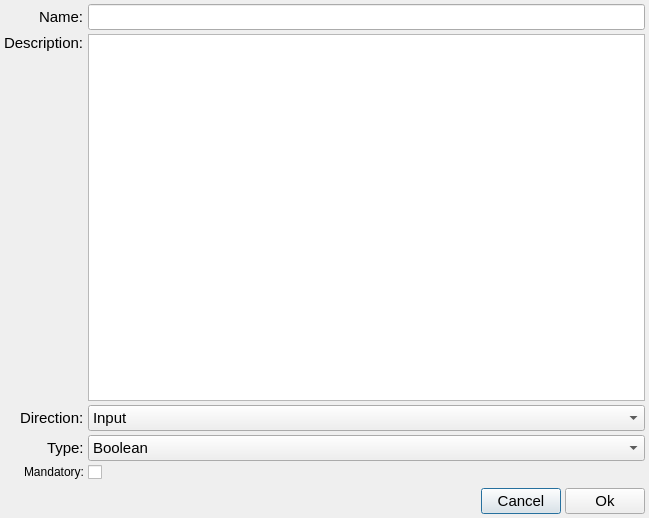
<?xml version="1.0" encoding="UTF-8"?>
<ui version="4.0">
 <class>EditableScriptVariableTableModelEditDialog</class>
 <widget class="QDialog" name="EditableScriptVariableTableModelEditDialog">
  <property name="geometry">
   <rect>
    <x>0</x>
    <y>0</y>
    <width>649</width>
    <height>518</height>
   </rect>
  </property>
  <property name="windowTitle">
   <string>Script Variable Editing</string>
  </property>
  <layout class="QVBoxLayout" name="verticalLayout">
   <property name="spacing">
    <number>4</number>
   </property>
   <property name="leftMargin">
    <number>4</number>
   </property>
   <property name="topMargin">
    <number>4</number>
   </property>
   <property name="rightMargin">
    <number>4</number>
   </property>
   <property name="bottomMargin">
    <number>4</number>
   </property>
   <item>
    <layout class="QGridLayout" name="gridLayout">
     <property name="spacing">
      <number>4</number>
     </property>
     <item row="5" column="0" alignment="Qt::AlignRight|Qt::AlignVCenter">
      <widget class="QLabel" name="label_4">
       <property name="text">
        <string>Mandatory:</string>
       </property>
      </widget>
     </item>
     <item row="4" column="2">
      <widget class="QComboBox" name="comboBoxTypes">
       <property name="font">
        <font>
         <pointsize>11</pointsize>
        </font>
       </property>
       <item>
        <property name="text">
         <string>Boolean</string>
        </property>
       </item>
       <item>
        <property name="text">
         <string>Int32</string>
        </property>
       </item>
       <item>
        <property name="text">
         <string>Int64</string>
        </property>
       </item>
       <item>
        <property name="text">
         <string>Double</string>
        </property>
       </item>
       <item>
        <property name="text">
         <string>String</string>
        </property>
       </item>
       <item>
        <property name="text">
         <string>Binary</string>
        </property>
       </item>
      </widget>
     </item>
     <item row="4" column="0" alignment="Qt::AlignRight|Qt::AlignVCenter">
      <widget class="QLabel" name="label_5">
       <property name="font">
        <font>
         <pointsize>11</pointsize>
        </font>
       </property>
       <property name="text">
        <string>Type:</string>
       </property>
      </widget>
     </item>
     <item row="3" column="0" alignment="Qt::AlignRight|Qt::AlignVCenter">
      <widget class="QLabel" name="label_3">
       <property name="font">
        <font>
         <pointsize>11</pointsize>
        </font>
       </property>
       <property name="text">
        <string>Direction:</string>
       </property>
      </widget>
     </item>
     <item row="6" column="2">
      <widget class="EditableSubtypeListWidget" name="widgetVariableSubtypesEditor" native="true">
       <property name="font">
        <font>
         <pointsize>11</pointsize>
        </font>
       </property>
      </widget>
     </item>
     <item row="2" column="0" alignment="Qt::AlignRight|Qt::AlignTop">
      <widget class="QLabel" name="label_2">
       <property name="font">
        <font>
         <pointsize>11</pointsize>
        </font>
       </property>
       <property name="text">
        <string>Description:</string>
       </property>
      </widget>
     </item>
     <item row="3" column="2">
      <widget class="QComboBox" name="comboBoxDirection">
       <property name="font">
        <font>
         <pointsize>11</pointsize>
        </font>
       </property>
       <item>
        <property name="text">
         <string>Input</string>
        </property>
       </item>
       <item>
        <property name="text">
         <string>Output</string>
        </property>
       </item>
       <item>
        <property name="text">
         <string>Bidirectional</string>
        </property>
       </item>
      </widget>
     </item>
     <item row="2" column="2">
      <widget class="QPlainTextEdit" name="plainTextEditDescription">
       <property name="font">
        <font>
         <pointsize>11</pointsize>
        </font>
       </property>
      </widget>
     </item>
     <item row="1" column="2">
      <widget class="QLineEdit" name="lineEditName">
       <property name="font">
        <font>
         <pointsize>11</pointsize>
        </font>
       </property>
      </widget>
     </item>
     <item row="1" column="0" alignment="Qt::AlignRight|Qt::AlignVCenter">
      <widget class="QLabel" name="label">
       <property name="font">
        <font>
         <pointsize>11</pointsize>
        </font>
       </property>
       <property name="text">
        <string>Name:</string>
       </property>
      </widget>
     </item>
     <item row="5" column="2">
      <widget class="QCheckBox" name="checkBoxMandatory">
       <property name="text">
        <string/>
       </property>
      </widget>
     </item>
    </layout>
   </item>
   <item>
    <layout class="QHBoxLayout" name="horizontalLayout">
     <property name="spacing">
      <number>4</number>
     </property>
     <item>
      <spacer name="horizontalSpacer">
       <property name="orientation">
        <enum>Qt::Horizontal</enum>
       </property>
       <property name="sizeHint" stdset="0">
        <size>
         <width>40</width>
         <height>20</height>
        </size>
       </property>
      </spacer>
     </item>
     <item>
      <widget class="QPushButton" name="pushButtonCancel">
       <property name="font">
        <font>
         <pointsize>11</pointsize>
        </font>
       </property>
       <property name="text">
        <string>Cancel</string>
       </property>
      </widget>
     </item>
     <item>
      <widget class="QPushButton" name="pushButtonOk">
       <property name="font">
        <font>
         <pointsize>11</pointsize>
        </font>
       </property>
       <property name="text">
        <string>Ok</string>
       </property>
      </widget>
     </item>
    </layout>
   </item>
  </layout>
 </widget>
 <customwidgets>
  <customwidget>
   <class>EditableSubtypeListWidget</class>
   <extends>QWidget</extends>
   <header>data/editor/common/EditableSubtypeListWidget.h</header>
   <container>1</container>
  </customwidget>
 </customwidgets>
 <resources/>
 <connections/>
</ui>
